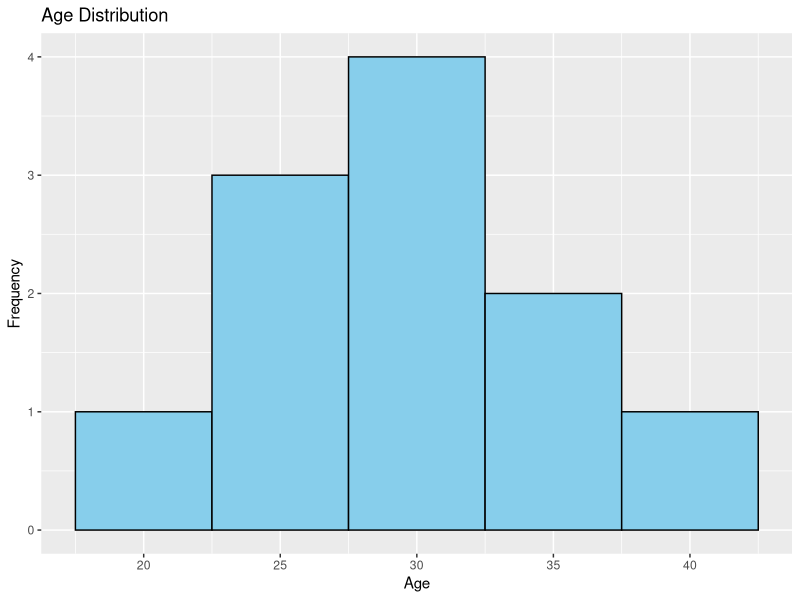
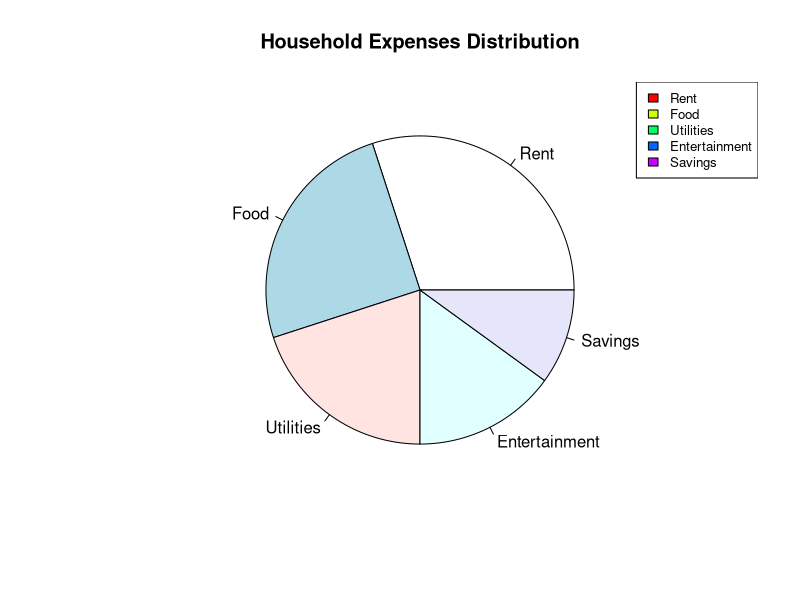
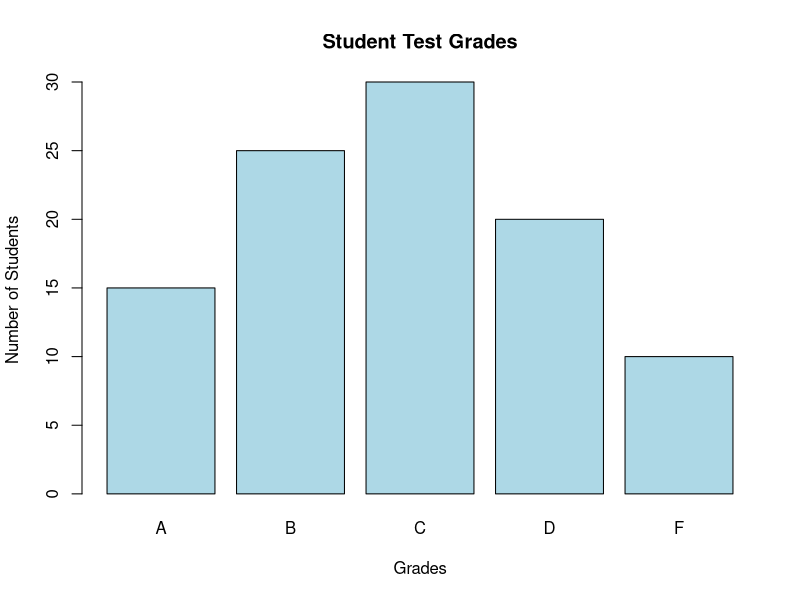

Recreate these plots in R, in order.
#1.Create a vector called ages with the following age values: 25, 30, 22, 28, 35, 40, 31, 27, 29, 26, 33. #Create a histogram to visualize the distribution of ages. Customize the title, x-axis label, and y-axis label.
#2.Consider you have a dataset that represents the percentage distribution of expenses in a household: Rent (30%), Food (25%), Utilities (20%), Entertainment (15%), Savings (10%). Create a pie chart to visualize this distribution. Include appropriate labels and a legend
#3.Create a bar graph to show the number of students who scored the following grades in a test: A (15), B (25), C (30), D (20), F (10). Label the x-axis with grades and the y-axis with the number of students. Add a title to the graph
# Create the age vector
ages <- c(25, 30, 22, 28, 35, 40, 31, 27, 29, 26, 33)

# Load the ggplot2 package
library(ggplot2)

# Create a histogram and customize labels
ggplot(data = data.frame(ages), aes(x = ages)) +
  geom_histogram(binwidth = 5, fill = "skyblue", color = "black") +
  labs(title = "Age Distribution",
       x = "Age",
       y = "Frequency")
# Create a vector of expense categories and percentages
categories <- c("Rent", "Food", "Utilities", "Entertainment", "Savings")
percentages <- c(30, 25, 20, 15, 10)

# Create a pie chart
pie(percentages, labels = categories, main = "Household Expenses Distribution")
legend("topright", categories, cex = 0.8, fill = rainbow(length(categories)))
# Create a vector of grades and the number of students
grades <- c("A", "B", "C", "D", "F")
students <- c(15, 25, 30, 20, 10)

# Create a bar graph
barplot(students, names.arg = grades, col = "lightblue", xlab = "Grades", ylab = "Number of Students", main = "Student Test Grades")
